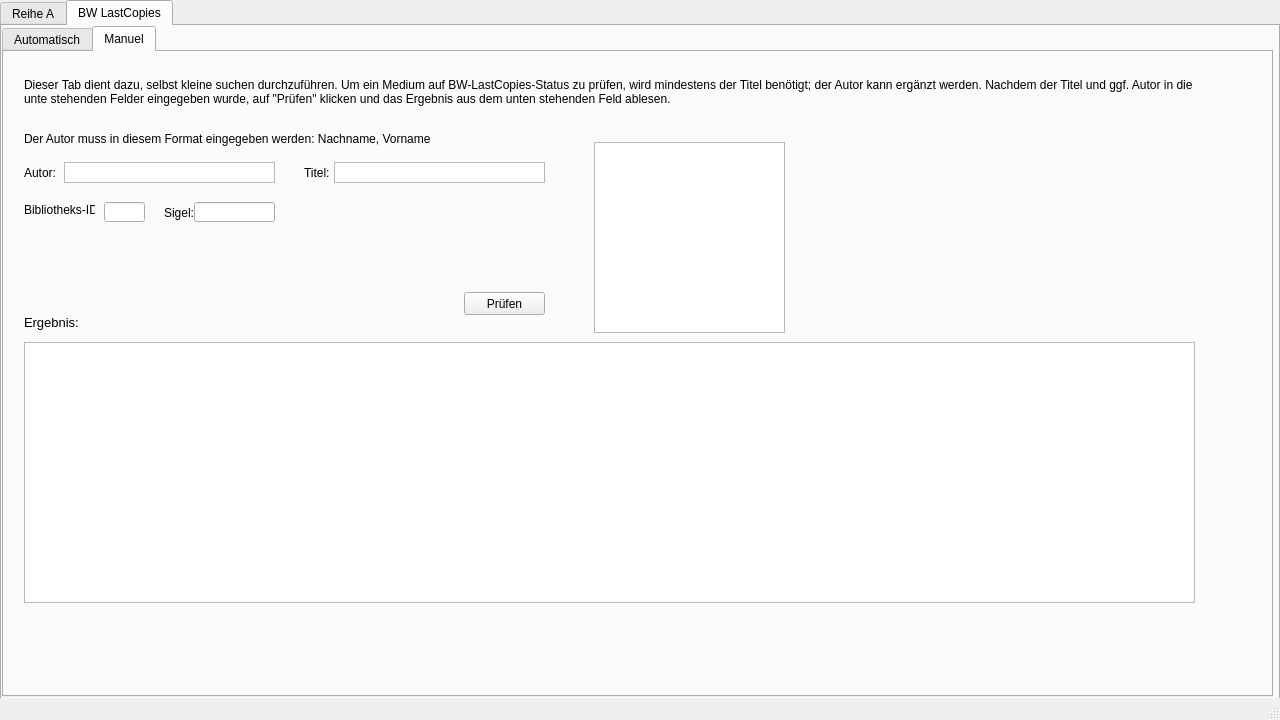
<?xml version="1.0" encoding="UTF-8"?>
<ui version="4.0">
 <class>MainWindow</class>
 <widget class="QMainWindow" name="MainWindow">
  <property name="geometry">
   <rect>
    <x>0</x>
    <y>0</y>
    <width>1280</width>
    <height>720</height>
   </rect>
  </property>
  <property name="sizePolicy">
   <sizepolicy hsizetype="Fixed" vsizetype="Fixed">
    <horstretch>0</horstretch>
    <verstretch>0</verstretch>
   </sizepolicy>
  </property>
  <property name="minimumSize">
   <size>
    <width>1280</width>
    <height>720</height>
   </size>
  </property>
  <property name="maximumSize">
   <size>
    <width>1280</width>
    <height>720</height>
   </size>
  </property>
  <property name="mouseTracking">
   <bool>true</bool>
  </property>
  <property name="windowTitle">
   <string>MainWindow</string>
  </property>
  <widget class="QWidget" name="centralwidget">
   <widget class="QTabWidget" name="tabWidget">
    <property name="geometry">
     <rect>
      <x>0</x>
      <y>0</y>
      <width>1280</width>
      <height>720</height>
     </rect>
    </property>
    <property name="sizePolicy">
     <sizepolicy hsizetype="Fixed" vsizetype="Fixed">
      <horstretch>0</horstretch>
      <verstretch>0</verstretch>
     </sizepolicy>
    </property>
    <property name="minimumSize">
     <size>
      <width>1280</width>
      <height>720</height>
     </size>
    </property>
    <property name="maximumSize">
     <size>
      <width>1280</width>
      <height>720</height>
     </size>
    </property>
    <property name="whatsThis">
     <string extracomment="future button to s"/>
    </property>
    <property name="currentIndex">
     <number>1</number>
    </property>
    <widget class="QWidget" name="tab_reihe_a">
     <attribute name="title">
      <string>Reihe A</string>
     </attribute>
     <widget class="QPushButton" name="pushButton">
      <property name="geometry">
       <rect>
        <x>1180</x>
        <y>620</y>
        <width>75</width>
        <height>23</height>
       </rect>
      </property>
      <property name="text">
       <string>ClickMe</string>
      </property>
     </widget>
     <widget class="QProgressBar" name="progressBar">
      <property name="geometry">
       <rect>
        <x>10</x>
        <y>620</y>
        <width>1141</width>
        <height>23</height>
       </rect>
      </property>
      <property name="toolTip">
       <string extracomment="Progress of Scrape, Compare, Create"/>
      </property>
      <property name="toolTipDuration">
       <number>2</number>
      </property>
      <property name="whatsThis">
       <string extracomment="Progress of Scrape, Compare, Create"/>
      </property>
      <property name="value">
       <number>0</number>
      </property>
      <property name="orientation">
       <enum>Qt::Horizontal</enum>
      </property>
     </widget>
     <widget class="QCheckBox" name="name">
      <property name="geometry">
       <rect>
        <x>10</x>
        <y>590</y>
        <width>70</width>
        <height>17</height>
       </rect>
      </property>
      <property name="text">
       <string>name</string>
      </property>
     </widget>
     <widget class="QPlainTextEdit" name="testloginfo">
      <property name="enabled">
       <bool>true</bool>
      </property>
      <property name="geometry">
       <rect>
        <x>30</x>
        <y>510</y>
        <width>891</width>
        <height>71</height>
       </rect>
      </property>
      <property name="focusPolicy">
       <enum>Qt::NoFocus</enum>
      </property>
      <property name="acceptDrops">
       <bool>true</bool>
      </property>
     </widget>
     <widget class="QLabel" name="loglabel">
      <property name="geometry">
       <rect>
        <x>30</x>
        <y>490</y>
        <width>47</width>
        <height>21</height>
       </rect>
      </property>
      <property name="font">
       <font>
        <pointsize>10</pointsize>
       </font>
      </property>
      <property name="text">
       <string>Logs:</string>
      </property>
     </widget>
    </widget>
    <widget class="QWidget" name="tab_bwl">
     <attribute name="title">
      <string>BW LastCopies</string>
     </attribute>
     <widget class="QLabel" name="label_2">
      <property name="geometry">
       <rect>
        <x>20</x>
        <y>60</y>
        <width>47</width>
        <height>13</height>
       </rect>
      </property>
      <property name="text">
       <string/>
      </property>
     </widget>
     <widget class="QTabWidget" name="tabwidget_auto_manual">
      <property name="geometry">
       <rect>
        <x>0</x>
        <y>0</y>
        <width>1271</width>
        <height>671</height>
       </rect>
      </property>
      <property name="currentIndex">
       <number>1</number>
      </property>
      <widget class="QWidget" name="Automatic">
       <attribute name="title">
        <string>Automatisch</string>
       </attribute>
       <widget class="QPushButton" name="do_run_bwlastcopies">
        <property name="geometry">
         <rect>
          <x>1180</x>
          <y>610</y>
          <width>75</width>
          <height>23</height>
         </rect>
        </property>
        <property name="text">
         <string>ClickMe</string>
        </property>
       </widget>
       <widget class="QProgressBar" name="progressbar_lastcopies">
        <property name="geometry">
         <rect>
          <x>10</x>
          <y>610</y>
          <width>1141</width>
          <height>23</height>
         </rect>
        </property>
        <property name="toolTip">
         <string extracomment="Progress of Scrape, Compare, Create"/>
        </property>
        <property name="toolTipDuration">
         <number>2</number>
        </property>
        <property name="whatsThis">
         <string extracomment="Progress of Scrape, Compare, Create"/>
        </property>
        <property name="value">
         <number>0</number>
        </property>
        <property name="orientation">
         <enum>Qt::Horizontal</enum>
        </property>
       </widget>
       <widget class="QPlainTextEdit" name="loginfo_bwl">
        <property name="enabled">
         <bool>true</bool>
        </property>
        <property name="geometry">
         <rect>
          <x>30</x>
          <y>500</y>
          <width>891</width>
          <height>71</height>
         </rect>
        </property>
        <property name="focusPolicy">
         <enum>Qt::NoFocus</enum>
        </property>
        <property name="acceptDrops">
         <bool>true</bool>
        </property>
       </widget>
       <widget class="QLineEdit" name="xml_path">
        <property name="enabled">
         <bool>false</bool>
        </property>
        <property name="geometry">
         <rect>
          <x>80</x>
          <y>30</y>
          <width>113</width>
          <height>19</height>
         </rect>
        </property>
       </widget>
       <widget class="QPushButton" name="save_json">
        <property name="geometry">
         <rect>
          <x>440</x>
          <y>10</y>
          <width>75</width>
          <height>23</height>
         </rect>
        </property>
        <property name="text">
         <string>save config</string>
        </property>
       </widget>
       <widget class="QCheckBox" name="show_url">
        <property name="geometry">
         <rect>
          <x>120</x>
          <y>240</y>
          <width>70</width>
          <height>17</height>
         </rect>
        </property>
        <property name="text">
         <string>show url</string>
        </property>
       </widget>
       <widget class="QLabel" name="loglabel_bwlastcopies">
        <property name="geometry">
         <rect>
          <x>30</x>
          <y>480</y>
          <width>47</width>
          <height>21</height>
         </rect>
        </property>
        <property name="font">
         <font>
          <pointsize>10</pointsize>
         </font>
        </property>
        <property name="text">
         <string>Logs:</string>
        </property>
       </widget>
       <widget class="QLabel" name="label">
        <property name="geometry">
         <rect>
          <x>20</x>
          <y>20</y>
          <width>71</width>
          <height>40</height>
         </rect>
        </property>
        <property name="text">
         <string>Import XML:</string>
        </property>
       </widget>
       <widget class="QCheckBox" name="log_url">
        <property name="geometry">
         <rect>
          <x>120</x>
          <y>260</y>
          <width>70</width>
          <height>17</height>
         </rect>
        </property>
        <property name="text">
         <string>log url</string>
        </property>
       </widget>
       <widget class="QToolButton" name="toolButton">
        <property name="geometry">
         <rect>
          <x>190</x>
          <y>30</y>
          <width>25</width>
          <height>21</height>
         </rect>
        </property>
        <property name="text">
         <string>...</string>
        </property>
       </widget>
      </widget>
      <widget class="QWidget" name="manual">
       <attribute name="title">
        <string>Manuel</string>
       </attribute>
       <widget class="QPushButton" name="do_run_bwlastcopies_2">
        <property name="geometry">
         <rect>
          <x>460</x>
          <y>240</y>
          <width>81</width>
          <height>23</height>
         </rect>
        </property>
        <property name="text">
         <string>Prüfen</string>
        </property>
       </widget>
       <widget class="QPlainTextEdit" name="loginfo_bwl_2">
        <property name="enabled">
         <bool>true</bool>
        </property>
        <property name="geometry">
         <rect>
          <x>20</x>
          <y>290</y>
          <width>1171</width>
          <height>261</height>
         </rect>
        </property>
        <property name="focusPolicy">
         <enum>Qt::NoFocus</enum>
        </property>
        <property name="acceptDrops">
         <bool>true</bool>
        </property>
       </widget>
       <widget class="QLabel" name="loglabel_bwlastcopies_2">
        <property name="geometry">
         <rect>
          <x>20</x>
          <y>260</y>
          <width>61</width>
          <height>21</height>
         </rect>
        </property>
        <property name="font">
         <font>
          <pointsize>10</pointsize>
         </font>
        </property>
        <property name="text">
         <string>Ergebnis:</string>
        </property>
       </widget>
       <widget class="QLabel" name="description_manual">
        <property name="geometry">
         <rect>
          <x>20</x>
          <y>10</y>
          <width>1191</width>
          <height>101</height>
         </rect>
        </property>
        <property name="text">
         <string>&lt;html&gt;&lt;head/&gt;&lt;body&gt;&lt;p&gt;Dieser Tab dient dazu, selbst kleine suchen durchzuführen. Um ein Medium auf BW-LastCopies-Status zu prüfen, wird mindestens der Titel benötigt; der Autor kann ergänzt werden. Nachdem der Titel und ggf. Autor in die unte stehenden Felder eingegeben wurde, auf &amp;quot;Prüfen&amp;quot; klicken und das Ergebnis aus dem unten stehenden Feld ablesen.&lt;/p&gt;&lt;p&gt;&lt;br/&gt;Der Autor muss in diesem Format eingegeben werden: Nachname, Vorname&lt;/p&gt;&lt;/body&gt;&lt;/html&gt;</string>
        </property>
        <property name="textFormat">
         <enum>Qt::RichText</enum>
        </property>
        <property name="scaledContents">
         <bool>false</bool>
        </property>
        <property name="wordWrap">
         <bool>true</bool>
        </property>
       </widget>
       <widget class="QLabel" name="label_author">
        <property name="geometry">
         <rect>
          <x>20</x>
          <y>110</y>
          <width>41</width>
          <height>21</height>
         </rect>
        </property>
        <property name="statusTip">
         <string extracomment="Format: Nachname, Vorname"/>
        </property>
        <property name="whatsThis">
         <string extracomment="Format: Nachname, Vorname"/>
        </property>
        <property name="accessibleName">
         <string extracomment="Format: Nachname, Vorname"/>
        </property>
        <property name="layoutDirection">
         <enum>Qt::LeftToRight</enum>
        </property>
        <property name="autoFillBackground">
         <bool>false</bool>
        </property>
        <property name="text">
         <string>Autor:</string>
        </property>
        <property name="margin">
         <number>0</number>
        </property>
        <property name="indent">
         <number>-1</number>
        </property>
       </widget>
       <widget class="QTextEdit" name="author_input">
        <property name="geometry">
         <rect>
          <x>60</x>
          <y>110</y>
          <width>211</width>
          <height>21</height>
         </rect>
        </property>
        <property name="mouseTracking">
         <bool>true</bool>
        </property>
        <property name="toolTip">
         <string/>
        </property>
        <property name="toolTipDuration">
         <number>10</number>
        </property>
        <property name="statusTip">
         <string/>
        </property>
        <property name="whatsThis">
         <string/>
        </property>
        <property name="accessibleName">
         <string/>
        </property>
        <property name="verticalScrollBarPolicy">
         <enum>Qt::ScrollBarAlwaysOff</enum>
        </property>
       </widget>
       <widget class="QTextEdit" name="title_input">
        <property name="geometry">
         <rect>
          <x>330</x>
          <y>110</y>
          <width>211</width>
          <height>21</height>
         </rect>
        </property>
        <property name="mouseTracking">
         <bool>true</bool>
        </property>
        <property name="toolTip">
         <string/>
        </property>
        <property name="statusTip">
         <string extracomment="Format: Nachname, Vorname"/>
        </property>
        <property name="whatsThis">
         <string extracomment="Format: Nachname, Vorname"/>
        </property>
        <property name="accessibleName">
         <string extracomment="Format: Nachname, Vorname"/>
        </property>
        <property name="verticalScrollBarPolicy">
         <enum>Qt::ScrollBarAlwaysOff</enum>
        </property>
       </widget>
       <widget class="QLabel" name="label_title">
        <property name="geometry">
         <rect>
          <x>300</x>
          <y>110</y>
          <width>41</width>
          <height>21</height>
         </rect>
        </property>
        <property name="statusTip">
         <string extracomment="Format: Nachname, Vorname"/>
        </property>
        <property name="whatsThis">
         <string extracomment="Format: Nachname, Vorname"/>
        </property>
        <property name="accessibleName">
         <string extracomment="Format: Nachname, Vorname"/>
        </property>
        <property name="layoutDirection">
         <enum>Qt::LeftToRight</enum>
        </property>
        <property name="autoFillBackground">
         <bool>false</bool>
        </property>
        <property name="text">
         <string>Titel:</string>
        </property>
        <property name="margin">
         <number>0</number>
        </property>
        <property name="indent">
         <number>-1</number>
        </property>
       </widget>
       <widget class="QGraphicsView" name="graphicsView">
        <property name="geometry">
         <rect>
          <x>590</x>
          <y>90</y>
          <width>191</width>
          <height>191</height>
         </rect>
        </property>
        <property name="sizePolicy">
         <sizepolicy hsizetype="Fixed" vsizetype="Fixed">
          <horstretch>0</horstretch>
          <verstretch>0</verstretch>
         </sizepolicy>
        </property>
        <property name="interactive">
         <bool>false</bool>
        </property>
       </widget>
       <widget class="QLabel" name="bibid">
        <property name="geometry">
         <rect>
          <x>20</x>
          <y>150</y>
          <width>71</width>
          <height>16</height>
         </rect>
        </property>
        <property name="text">
         <string>Bibliotheks-ID:</string>
        </property>
       </widget>
       <widget class="QLineEdit" name="lineEdit">
        <property name="geometry">
         <rect>
          <x>100</x>
          <y>150</y>
          <width>41</width>
          <height>20</height>
         </rect>
        </property>
       </widget>
       <widget class="QLabel" name="label_author_2">
        <property name="geometry">
         <rect>
          <x>160</x>
          <y>150</y>
          <width>31</width>
          <height>21</height>
         </rect>
        </property>
        <property name="statusTip">
         <string extracomment="Format: Nachname, Vorname"/>
        </property>
        <property name="whatsThis">
         <string extracomment="Format: Nachname, Vorname"/>
        </property>
        <property name="accessibleName">
         <string extracomment="Format: Nachname, Vorname"/>
        </property>
        <property name="layoutDirection">
         <enum>Qt::LeftToRight</enum>
        </property>
        <property name="autoFillBackground">
         <bool>false</bool>
        </property>
        <property name="text">
         <string>Sigel:</string>
        </property>
        <property name="margin">
         <number>0</number>
        </property>
        <property name="indent">
         <number>-1</number>
        </property>
       </widget>
       <widget class="QLineEdit" name="lineEdit_2">
        <property name="geometry">
         <rect>
          <x>190</x>
          <y>150</y>
          <width>81</width>
          <height>20</height>
         </rect>
        </property>
       </widget>
      </widget>
     </widget>
    </widget>
   </widget>
  </widget>
  <widget class="QStatusBar" name="statusbar"/>
  <action name="actionReihe_A">
   <property name="text">
    <string>Reihe A</string>
   </property>
  </action>
  <action name="actionBW_LastCopies">
   <property name="text">
    <string>BW LastCopies</string>
   </property>
  </action>
 </widget>
 <resources/>
 <connections/>
</ui>
